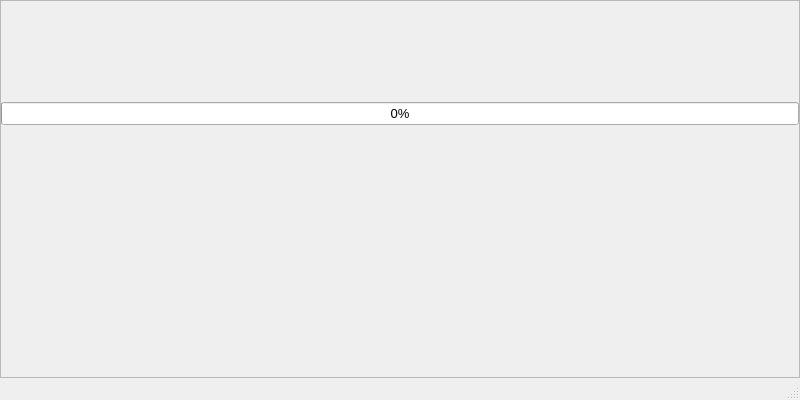
<?xml version="1.0" encoding="UTF-8"?>
<ui version="4.0">
 <class>MainWindowExecucao</class>
 <widget class="QMainWindow" name="MainWindowExecucao">
  <property name="geometry">
   <rect>
    <x>0</x>
    <y>0</y>
    <width>800</width>
    <height>400</height>
   </rect>
  </property>
  <property name="sizePolicy">
   <sizepolicy hsizetype="Fixed" vsizetype="Fixed">
    <horstretch>0</horstretch>
    <verstretch>0</verstretch>
   </sizepolicy>
  </property>
  <property name="minimumSize">
   <size>
    <width>800</width>
    <height>400</height>
   </size>
  </property>
  <property name="maximumSize">
   <size>
    <width>800</width>
    <height>400</height>
   </size>
  </property>
  <property name="windowTitle">
   <string>Executando os cálculos...</string>
  </property>
  <widget class="QWidget" name="centralwidget">
   <layout class="QVBoxLayout" name="verticalLayout_2">
    <property name="spacing">
     <number>0</number>
    </property>
    <property name="leftMargin">
     <number>0</number>
    </property>
    <property name="topMargin">
     <number>0</number>
    </property>
    <property name="rightMargin">
     <number>0</number>
    </property>
    <property name="bottomMargin">
     <number>0</number>
    </property>
    <item>
     <layout class="QVBoxLayout" name="verticalLayout">
      <property name="spacing">
       <number>0</number>
      </property>
      <item>
       <widget class="QFrame" name="frameSecaoProgresso">
        <property name="font">
         <font>
          <pointsize>10</pointsize>
         </font>
        </property>
        <property name="frameShape">
         <enum>QFrame::StyledPanel</enum>
        </property>
        <property name="frameShadow">
         <enum>QFrame::Raised</enum>
        </property>
        <layout class="QHBoxLayout" name="horizontalLayout_2">
         <property name="spacing">
          <number>0</number>
         </property>
         <property name="leftMargin">
          <number>0</number>
         </property>
         <property name="topMargin">
          <number>0</number>
         </property>
         <property name="rightMargin">
          <number>0</number>
         </property>
         <property name="bottomMargin">
          <number>0</number>
         </property>
         <item>
          <layout class="QVBoxLayout" name="verticalLayout_3">
           <property name="spacing">
            <number>0</number>
           </property>
           <item>
            <widget class="QProgressBar" name="progressBarExecucao">
             <property name="sizePolicy">
              <sizepolicy hsizetype="Expanding" vsizetype="Fixed">
               <horstretch>0</horstretch>
               <verstretch>0</verstretch>
              </sizepolicy>
             </property>
             <property name="layoutDirection">
              <enum>Qt::LeftToRight</enum>
             </property>
             <property name="value">
              <number>0</number>
             </property>
             <property name="textVisible">
              <bool>true</bool>
             </property>
             <property name="invertedAppearance">
              <bool>false</bool>
             </property>
             <property name="textDirection">
              <enum>QProgressBar::TopToBottom</enum>
             </property>
            </widget>
           </item>
           <item>
            <widget class="QLabel" name="labelDescricaoPassos">
             <property name="minimumSize">
              <size>
               <width>0</width>
               <height>50</height>
              </size>
             </property>
             <property name="maximumSize">
              <size>
               <width>16777215</width>
               <height>50</height>
              </size>
             </property>
             <property name="text">
              <string/>
             </property>
            </widget>
           </item>
          </layout>
         </item>
        </layout>
       </widget>
      </item>
     </layout>
    </item>
   </layout>
  </widget>
  <widget class="QMenuBar" name="menubar">
   <property name="geometry">
    <rect>
     <x>0</x>
     <y>0</y>
     <width>800</width>
     <height>26</height>
    </rect>
   </property>
  </widget>
  <widget class="QStatusBar" name="statusbar"/>
 </widget>
 <resources/>
 <connections/>
</ui>
